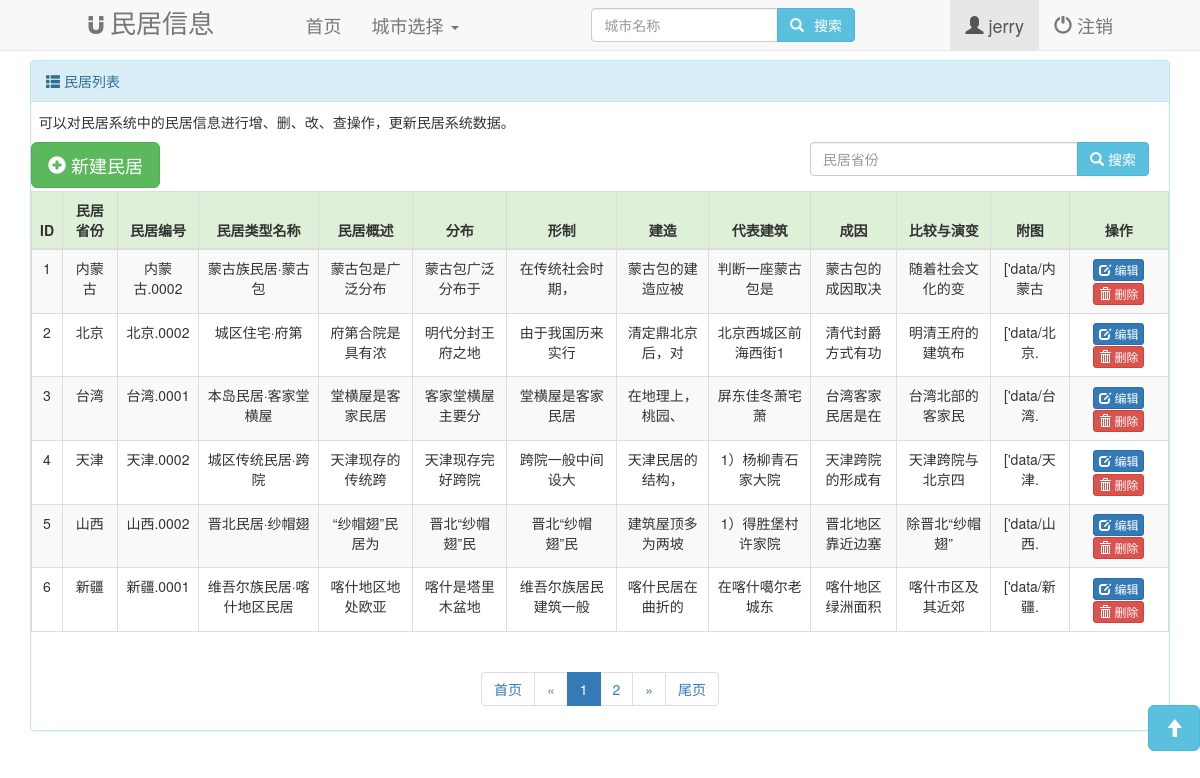
The page /resident/list/ (signed in) on the database as committed earlier.
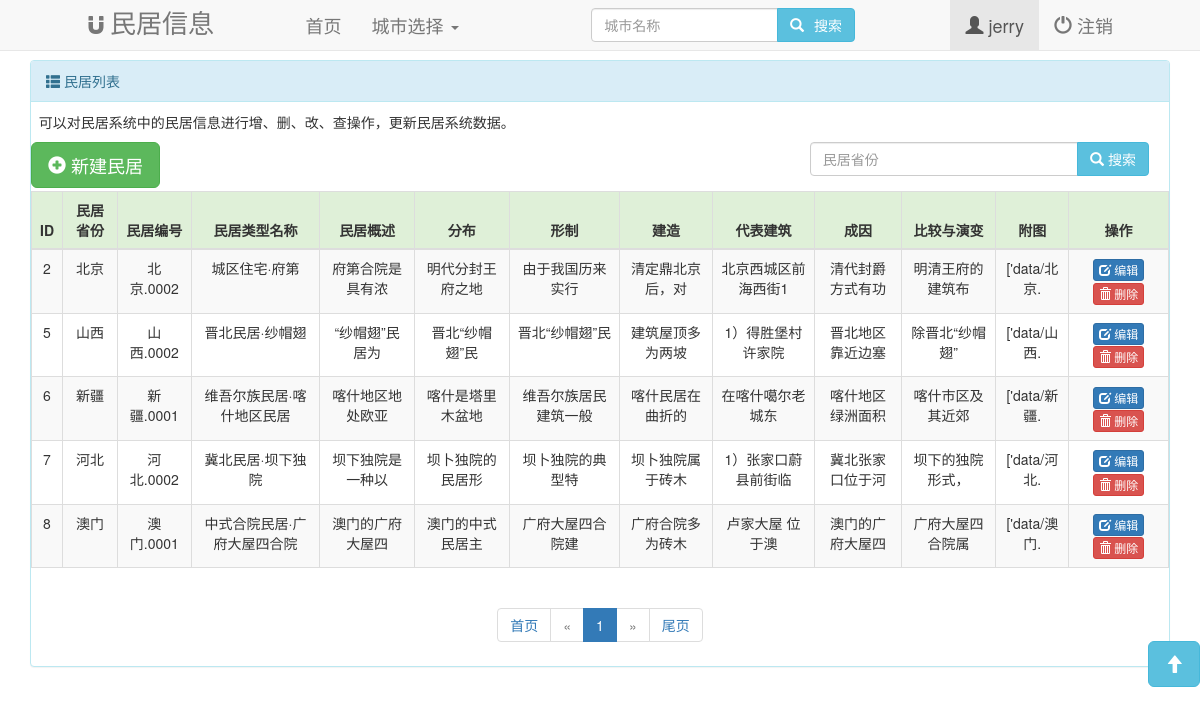
The same page on the database as committed later.
### app/models.py (models this page shows)
class ResidentsInfo(models.Model):
    resident_province = models.CharField(max_length=50, verbose_name='民居省份', db_column='民居省份')
    resident_number = models.CharField(max_length=100, verbose_name='民居编号', db_column='民居编号')
    resident_type = models.TextField(verbose_name='民居类型名称', db_column='民居类型名称')
    resident_overview = models.TextField(verbose_name='民居概述', db_column='民居概述')
    distribution = models.TextField(verbose_name='分布', db_column='分布')
    structure = models.TextField(verbose_name='形制', db_column='形制')
    construct = models.TextField(verbose_name='建造', db_column='建造')
    represent_building = models.TextField(verbose_name='代表建筑', db_column='代表建筑')
    factor = models.TextField(verbose_name='成因', db_column='成因')
    comparison_evolution = models.TextField(verbose_name='比较与演变', db_column='比较与演变')
    attached_picture = models.TextField(verbose_name='附图', db_column='附图')
    class Meta:
        db_table = '民居表'
        verbose_name = '民居信息'
        verbose_name_plural = '民居信息'

### app/views/resident.py (the view, shortened to what this page needs)
# urls.py: path('resident/list/', resident.resident_list),
def resident_list(request):
    form = ResidentModelForm()
    province = request.GET.get('province', '')
    if province:
        residents_info = get_table_info(condition={'resident_province': province})
    else:
        residents_info = get_table_info()
    error_msg = ''
    page_object = Pagination(request, residents_info[1])
    page_queryset = page_object.page_queryset
    page_html = page_object.html()
    data = {
        'table_name': ResidentsInfo._meta.verbose_name,
        'residents_info': residents_info[1],
        'records_name': residents_info[0],
        'page_queryset': page_queryset,
        'page_html': page_html,
        'search': province,
        'error_msg': error_msg,
        'form': form,
    }
    return render(request, 'resident_list.html', data)

### app/views/resident.py
class ResidentModelForm(BootStrapModelForm):
    attached_picture = forms.FileField(
        label='附图',
        required=False,
        widget=forms.ClearableFileInput(attrs={'multiple': True})
    )
    bootstrap_exclude_fields = ['attached_picture']
    class Meta:
        model = ResidentsInfo
        fields = '__all__'

### app/utils/transresidentinfo.py (called while the page is built)
def get_table_info(condition={}):
    residents_info = ResidentsInfo.objects.filter(**condition)
    records_name = []
    for record in ResidentsInfo._meta.fields:
        records_name.append(record.verbose_name)
    if residents_info.count() < 1:
        return [records_name, 0]
    for obj in residents_info:
        trans = obj.attached_picture.maketrans('', '', '[]\' ')
        obj.attached_picture = obj.attached_picture.translate(trans)
        obj.attached_picture = obj.attached_picture.split(',')
    return [records_name, residents_info]

### app/templates/resident_list.html (shortened to what the changed rows need)
{% extends 'layout.html' %}
{% block content %}
    <div class="container">
        <div class="panel panel-info">
            <div class="panel-body">
                <table class="table table-striped table-bordered">
                    <thead>
                        <tr class="success">
                            {% for record in records_name %}
                                <th>{{ record }}</th>
                            {% endfor %}
                            <th>操作</th>
                        </tr>
                    </thead>
                    <tbody>
                    {% for list in page_queryset %}
                        <tr>
                            <td>{{ list.id }}</td>
                            <td>{{ list.resident_province }}</td>
                            <td>{{ list.resident_number }}</td>
                            <td>{{ list.resident_type }}</td>
                            <td>
                                {{ list.resident_overview | truncatechars:'10' }}
                            </td>
                            <td>
                                {{ list.distribution | truncatechars:'10' }}
                            </td>
                            <td>
                                {{ list.structure | truncatechars:'10' }}
                            </td>
                            <td>
                                {{ list.construct | truncatechars:'10' }}
                            </td>
                            <td>
                                {{ list.represent_building | truncatechars:'10' }}
                            </td>
                            <td>
                                {{ list.factor | truncatechars:'10' }}
                            </td>
                            <td>
                                {{ list.comparison_evolution | truncatechars:'10' }}
                            </td>
                            <td>
                                {{ list.attached_picture | truncatechars:'10' }}
                            </td>
                            <td>
                                <a class="btn btn-primary btn-xs edit">
                                    <span class="glyphicon glyphicon-edit"></span> 编辑
                                </a>
                                <a class="btn btn-danger btn-xs delete">
                                    <span class="glyphicon glyphicon-trash"></span> 删除
                                </a>
                            </td>
                        </tr>
                    {% endfor %}
                    </tbody>
                </table>
                <div class="page-footer">
                    <div aria-label="Page navigation">
                        <ul class="pagination">
                            {{ page_html }}
                        </ul>
                    </div>
                </div>
            </div>
        </div>
    </div>
{% endblock %}

Rows that differ between the two databases and show on the page:
removed ResidentsInfo: id "1", resident_province "内蒙古", resident_number "内蒙古.0002", resident_type "蒙古族民居·蒙古包", resident_overview "蒙古包是广泛分布", distribution "蒙古包广泛分布于", structure "在传统社会时期，", construct "蒙古包的建造应被", represent_building "判断一座蒙古包是", factor "蒙古包的成因取决", comparison_evolution "随着社会文化的变", attached_picture "['data/内蒙古"
removed ResidentsInfo: id "3", resident_province "台湾", resident_number "台湾.0001", resident_type "本岛民居·客家堂横屋", resident_overview "堂横屋是客家民居", distribution "客家堂横屋主要分", structure "堂横屋是客家民居", construct "在地理上，桃园、", represent_building "屏东佳冬萧宅 萧", factor "台湾客家民居是在", comparison_evolution "台湾北部的客家民", attached_picture "['data/台湾."
removed ResidentsInfo: id "4", resident_province "天津", resident_number "天津.0002", resident_type "城区传统民居·跨院", resident_overview "天津现存的传统跨", distribution "天津现存完好跨院", structure "跨院一般中间设大", construct "天津民居的结构，", represent_building "1）杨柳青石家大院", factor "天津跨院的形成有", comparison_evolution "天津跨院与北京四", attached_picture "['data/天津."
now on this page (row unchanged): ResidentsInfo: id "7", resident_province "河北", resident_number "河北.0002", resident_type "冀北民居·坝下独院", resident_overview "坝下独院是一种以", distribution "坝卜独院的民居形", structure "坝卜独院的典型特", construct "坝卜独院属于砖木", represent_building "1）张家口蔚县前街临", factor "冀北张家口位于河", comparison_evolution "坝下的独院形式，", attached_picture "['data/河北."
now on this page (row unchanged): ResidentsInfo: id "8", resident_province "澳门", resident_number "澳门.0001", resident_type "中式合院民居·广府大屋四合院", resident_overview "澳门的广府大屋四", distribution "澳门的中式民居主", structure "广府大屋四合院建", construct "广府合院多为砖木", represent_building "卢家大屋 位于澳", factor "澳门的广府大屋四", comparison_evolution "广府大屋四合院属", attached_picture "['data/澳门."
Other text that changed with them:
{{ page_html }}: "首页 « 1 2 » 尾页" → "首页 « 1 » 尾页"
